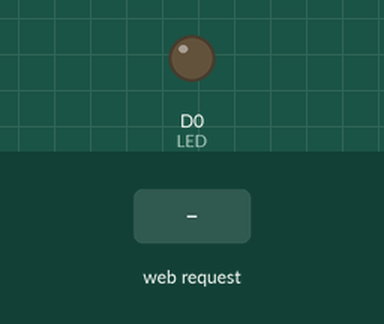
Recording of a sketch running on a simulated ESP8266 (NodeMCU). On the bench: output pins drawn as LEDs (lit = HIGH). The inputs (shaded band) are chosen by the test bench.

Above: at 1.7 s.
1.8 s: HTTP request GET /led=1?led=1 received
At 3.0 s:
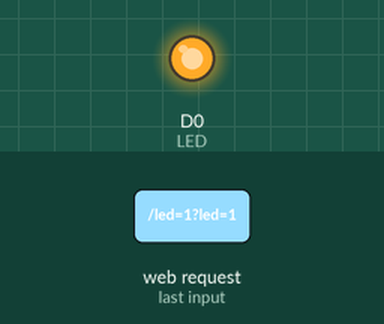
3.3 s: HTTP request GET / received
At 4.3 s:
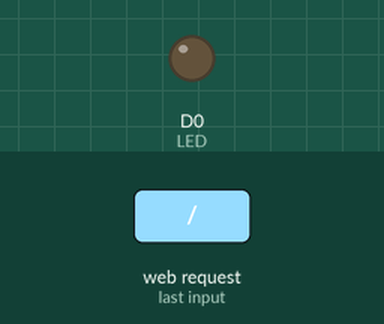
4.8 s: HTTP request GET /led=1?led=120 received
At 5.5 s:
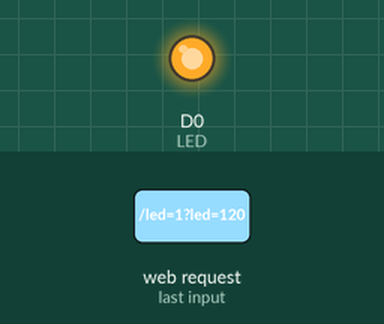
Timing chart, 0 to 7.8 s (numbered marks = the images above; inputs shaded):
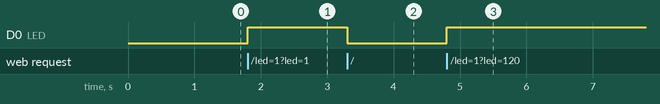

The sketch:

Wifi_server.ino
```cpp
#include <ESP8266WiFi.h>
#include <ESP8266WebServer.h>

#define LED D0

const char* ssid = "NodeMCU";

ESP8266WebServer server(80);

void handleRoot() {
  digitalWrite(LED, server.arg("led").toInt());

  int ledState = digitalRead(LED);
  int ledTarget = (ledState + 1) % 2;

  char html[1000];

  sprintf(html, "<html>\
  <head>\
    <title>NodeMCU control</title>\
    <style>\
    body { background-color: #cccccc; font-family: Arial, Helvetica, Sans-Serif; font-size: 1.5em; Color: #000000; }\
    h1 { Color: #AA0000; }\
    </style>\
  </head>\
  <body>\
    <\div align=center>\
    <h1>NodeMCU control page</h1>\
    <p>LED state: %d</p>\
    <br>\
    <a href=\"/?led=%d\"><button style=\"height:200px; width:400px\">Switch</button></a>\
    </\div>\
  </body>\
</html>", ledState, ledTarget);

  server.send(200, "text/html", html);
}

void handleNotFound() {
  String message = "File Not Found\n\n";
  message += "URI: ";
  message += server.uri();
  message += "\nMethod: ";
  message += ( server.method() == HTTP_GET ) ? "GET" : "POST";
  message += "\nArguments: ";
  message += server.args();
  message += "\n";

  for ( uint8_t i = 0; i < server.args(); i++ ) {
    message += " " + server.argName ( i ) + ": " + server.arg ( i ) + "\n";
  }

  server.send ( 404, "text/plain", message );

}

void setup() {
  pinMode(LED, OUTPUT);
  digitalWrite(LED, 0);
  delay(500);
  WiFi.mode(WIFI_AP);
  WiFi.softAP("NodeMCU");

  server.on("/", handleRoot);
  server.on("/led=1", handleRoot);
  server.on("/led=2", handleRoot);
  server.on("/test", [](){
    server.send(200, "text/plain", "moze i ovako..");
  } );
  server.onNotFound(handleNotFound);

  server.begin();
}

void loop() {
  server.handleClient();
}
```

Measured:
- after the input at 1.8 s, D0 (LED): LOW → HIGH at once
- after the input at 3.3 s, D0 (LED): HIGH → LOW at once
- after the input at 4.8 s, D0 (LED): LOW → HIGH at once
